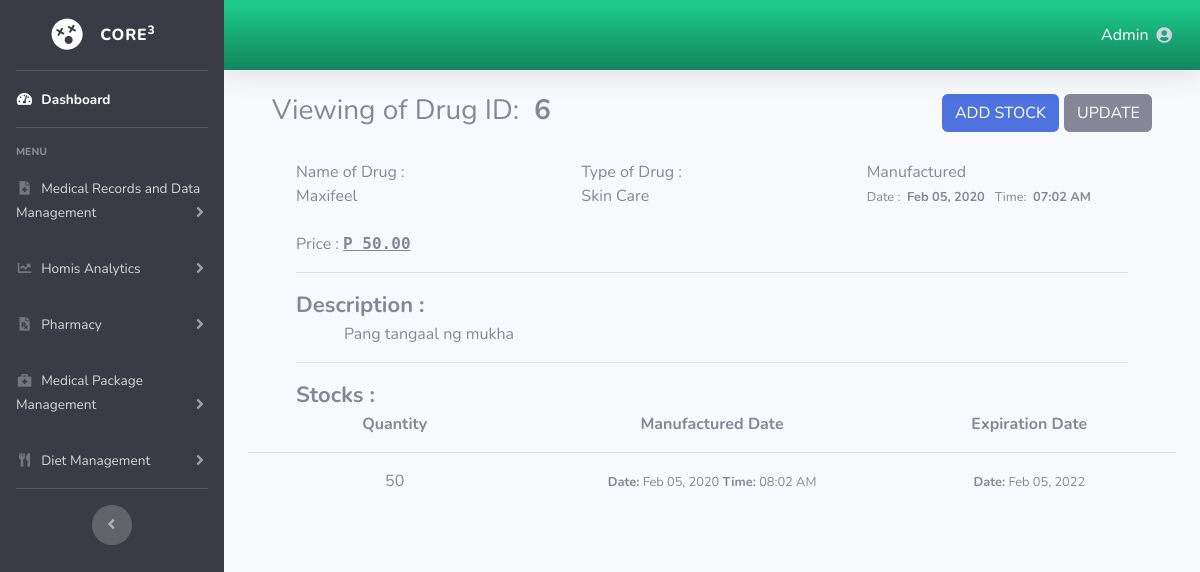
Screenshot of /drug-view.php?id=6 (signed in) with the database file from the repository.
### tables this page shows
CREATE TABLE `core3_pharmacy_drugs` (
  `drug_id` int(11) NOT NULL,
  `drug_name` varchar(255) NOT NULL,
  `drug_price` double NOT NULL,
  `drug_type` varchar(255) NOT NULL,
  `drug_description` varchar(255) NOT NULL,
  `created_at` datetime NOT NULL
);

CREATE TABLE `core3_pharmacy_drug_stocks` (
  `stock_id` int(11) NOT NULL,
  `drug_id` int(11) DEFAULT NULL,
  `stock_quantity` int(11) NOT NULL,
  `created_at` datetime DEFAULT NULL,
  `expiration_date` date DEFAULT NULL
);

### class/db.php (called while the page is built, shortened)
<?php
class Db {
	protected function connect() {
		$this->servername = "localhost";
		$this->username = "root";
		$this->password = "";
		$this->dbName = "core3";
		try {
			$dsn = "mysql:Server=".$this->servername.";dbname=".$this->dbName;
			$pdo = new PDO($dsn,$this->username,$this->password);
			$pdo->setAttribute(PDO::ATTR_ERRMODE, PDO::ERRMODE_EXCEPTION);
			return $pdo;
		} catch (PDOException $e) {
			echo "Connection Failed: ".$e->getMessage();
		}
	}
}

### class/controller.php (called while the page is built, shortened)
<?php
class controller extends Db{
	public function getDrugById($id){
		$query = "SELECT * FROM core3_pharmacy_drugs WHERE drug_id = ? ORDER BY drug_id DESC";
		$stmt = $this->connect()->prepare($query);
		$stmt->bindParam(1,$id);
		$stmt->execute();
		return $stmt;
	}
    public function getStocks($drugId){
    	$query = "SELECT * FROM core3_pharmacy_drug_stocks WHERE drug_id = ? ORDER BY drug_id DESC";
		$stmt = $this->connect()->prepare($query);
		$stmt->bindParam(1,$drugId);
		$stmt->execute();
		return $stmt;
    }
}

### drug-view.php (the view, shortened to what this page needs)
<?php
include 'header.php';
include 'navigation.php';
include 'class/db.php';
include 'class/controller.php';
$object = new Controller;
$stmt2 = $object->getStocks($_GET['id']);
?>
<div class="container">
			<?php
	$stmt = $object->getDrugById($_GET['id']);
		if($row = $stmt->fetch()){
	?>
	<div class="container">
		<button style="float:right;margin-left: 5px; width:10%;" class="btn btn-secondary">UPDATE</button>
		<button style="float:right;" class="btn btn-primary" data-toggle="modal" data-target="#exampleModal">ADD STOCK</button>
		<h3>Viewing of Drug ID: <span><b>&nbsp;<?php echo $row['drug_id']; ?></b></span></h3>
	</div>
	<br>
	<div class="container">
		<div class="container-fluid">
			<div class="row">
			<div class="col-4">
				<span>Name of Drug :</span>
				<br>
					<?php echo ucfirst($row['drug_name']); ?>
			</div>
			<div class="col-4">
				<span>Type of Drug :</span>
				<br>
					<?php echo ucfirst($row['drug_type']); ?>
			</div>
			<div class="col-4">
				<span> Manufactured </span>
			<br>
				<?php
	                $convert = new DateTime($row["created_at"]);
	                $date = $convert->format('M d, Y');
	                $time = $convert->format('h:m A');
	                echo "<small>Date : &nbsp;<strong>".$date."</strong> &nbsp; Time: &nbsp;<strong>".$time."</strong></small>";
            	?>
            	</div>
            <div class="col-6">
            	<br>
				<span>Price :
					<strong style="font-family:DejaVu Sans Mono; font-size:16px;">
						<u>P <?php echo ucfirst($row['drug_price']);  ?>.00</u>
					</strong>
				</span>
			</div>
			<div class="col-lg-12">
				<hr>
				<span style="font-size:22px;"><b>Description :</b></span>
				<br>
					&emsp;&emsp;&emsp;<?php echo ucfirst($row['drug_description']); ?>
				<hr>
				<span style="font-size:22px;"><b>Stocks :</b></span>
			</div>
			</div>
		</div>
	</div>
	<?php
		}
	?>
	<div class="row" align="center">
		<div class="col">
			<b>Quantity</b>
		</div>
		<div class="col">
			<b>Manufactured Date</b>
		</div>
		<div class="col">
			<b>Expiration Date</b>
		</div>
	</div>
	<hr>
				<?php
			while($row = $stmt2->fetch()){
		?>
					<div class="row" align="center">
						<div class="col">
							<?php echo $row['stock_quantity']; ?>
						</div>
						<div class="col">
							<?php
				                $convert = new DateTime($row["created_at"]);
				                $date = $convert->format('M d, Y');
				                $time = $convert->format('h:m A');
				                echo "<small><strong>Date:</strong> ".$date." <strong>Time:</strong> ".$time."</small>";
				            ?>
						</div>
						<div class="col">
							<?php
				                $convert = new DateTime($row["expiration_date"]);
				                $date = $convert->format('M d, Y');
				                echo "<small><strong>Date:</strong> ".$date."</small>";
				            ?>
						</div>
					</div>
		<?php
				}
		?>
</div>
<?php
include 'footer.php';
?>

### rows the page displays
core3_pharmacy_drugs: drug_id "6", drug_name "Maxifeel", drug_type "Skin Care", created_at "Feb 05, 2020", created_at "07:02 AM", drug_price "50", drug_description "Pang tangaal ng mukha"
core3_pharmacy_drug_stocks: stock_quantity "50", created_at "Feb 05, 2020", created_at "08:02 AM", expiration_date "Feb 05, 2022"
